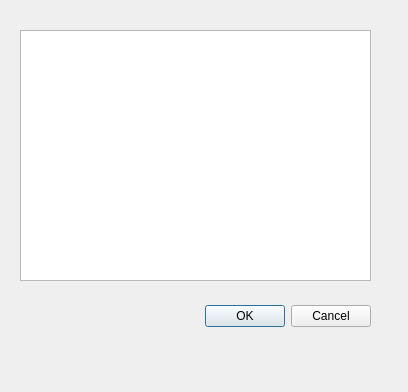
<?xml version="1.0" encoding="UTF-8"?>
<ui version="4.0">
 <class>DeviceSelector</class>
 <widget class="QDialog" name="DeviceSelector">
  <property name="geometry">
   <rect>
    <x>0</x>
    <y>0</y>
    <width>408</width>
    <height>392</height>
   </rect>
  </property>
  <property name="windowTitle">
   <string>Dialog</string>
  </property>
  <widget class="QListWidget" name="listWidget">
   <property name="geometry">
    <rect>
     <x>20</x>
     <y>30</y>
     <width>351</width>
     <height>251</height>
    </rect>
   </property>
  </widget>
  <widget class="QDialogButtonBox" name="SelectDev">
   <property name="geometry">
    <rect>
     <x>30</x>
     <y>300</y>
     <width>341</width>
     <height>32</height>
    </rect>
   </property>
   <property name="orientation">
    <enum>Qt::Horizontal</enum>
   </property>
   <property name="standardButtons">
    <set>QDialogButtonBox::Cancel|QDialogButtonBox::Ok</set>
   </property>
  </widget>
 </widget>
 <resources/>
 <connections/>
</ui>
